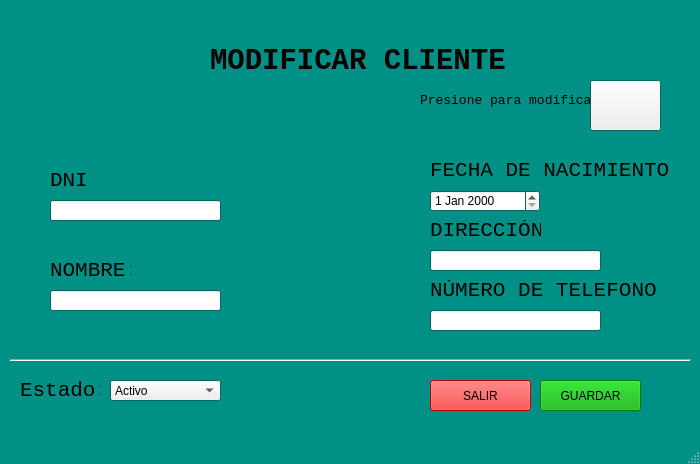
<?xml version="1.0" encoding="UTF-8"?>
<ui version="4.0">
 <class>vtnModCli</class>
 <widget class="QMainWindow" name="vtnModCli">
  <property name="geometry">
   <rect>
    <x>0</x>
    <y>0</y>
    <width>700</width>
    <height>464</height>
   </rect>
  </property>
  <property name="palette">
   <palette>
    <active>
     <colorrole role="Base">
      <brush brushstyle="SolidPattern">
       <color alpha="255">
        <red>255</red>
        <green>255</green>
        <blue>255</blue>
       </color>
      </brush>
     </colorrole>
     <colorrole role="Window">
      <brush brushstyle="SolidPattern">
       <color alpha="255">
        <red>0</red>
        <green>144</green>
        <blue>134</blue>
       </color>
      </brush>
     </colorrole>
    </active>
    <inactive>
     <colorrole role="Base">
      <brush brushstyle="SolidPattern">
       <color alpha="255">
        <red>255</red>
        <green>255</green>
        <blue>255</blue>
       </color>
      </brush>
     </colorrole>
     <colorrole role="Window">
      <brush brushstyle="SolidPattern">
       <color alpha="255">
        <red>0</red>
        <green>144</green>
        <blue>134</blue>
       </color>
      </brush>
     </colorrole>
    </inactive>
    <disabled>
     <colorrole role="Base">
      <brush brushstyle="SolidPattern">
       <color alpha="255">
        <red>0</red>
        <green>144</green>
        <blue>134</blue>
       </color>
      </brush>
     </colorrole>
     <colorrole role="Window">
      <brush brushstyle="SolidPattern">
       <color alpha="255">
        <red>0</red>
        <green>144</green>
        <blue>134</blue>
       </color>
      </brush>
     </colorrole>
    </disabled>
   </palette>
  </property>
  <property name="windowTitle">
   <string>Mod Cliente</string>
  </property>
  <widget class="QWidget" name="centralwidget">
   <widget class="Line" name="line">
    <property name="geometry">
     <rect>
      <x>10</x>
      <y>350</y>
      <width>681</width>
      <height>20</height>
     </rect>
    </property>
    <property name="orientation">
     <enum>Qt::Horizontal</enum>
    </property>
   </widget>
   <widget class="QLabel" name="lblTitulo">
    <property name="geometry">
     <rect>
      <x>210</x>
      <y>40</y>
      <width>331</width>
      <height>41</height>
     </rect>
    </property>
    <property name="font">
     <font>
      <family>Consolas</family>
      <pointsize>22</pointsize>
      <weight>75</weight>
      <bold>true</bold>
     </font>
    </property>
    <property name="text">
     <string>MODIFICAR CLIENTE</string>
    </property>
   </widget>
   <widget class="QLineEdit" name="leDni">
    <property name="geometry">
     <rect>
      <x>50</x>
      <y>200</y>
      <width>171</width>
      <height>21</height>
     </rect>
    </property>
   </widget>
   <widget class="QComboBox" name="cbEstado">
    <property name="geometry">
     <rect>
      <x>110</x>
      <y>380</y>
      <width>111</width>
      <height>21</height>
     </rect>
    </property>
    <item>
     <property name="text">
      <string>Activo</string>
     </property>
    </item>
    <item>
     <property name="text">
      <string>Inactivo</string>
     </property>
    </item>
   </widget>
   <widget class="QLabel" name="lblContrasea_2">
    <property name="geometry">
     <rect>
      <x>430</x>
      <y>220</y>
      <width>111</width>
      <height>21</height>
     </rect>
    </property>
    <property name="font">
     <font>
      <family>Consolas</family>
      <pointsize>16</pointsize>
     </font>
    </property>
    <property name="text">
     <string>DIRECCIÓN</string>
    </property>
   </widget>
   <widget class="QLabel" name="lblNombre_2">
    <property name="geometry">
     <rect>
      <x>430</x>
      <y>160</y>
      <width>241</width>
      <height>21</height>
     </rect>
    </property>
    <property name="font">
     <font>
      <family>Consolas</family>
      <pointsize>16</pointsize>
     </font>
    </property>
    <property name="text">
     <string>FECHA DE NACIMIENTO</string>
    </property>
   </widget>
   <widget class="QLabel" name="lblContrasea_3">
    <property name="geometry">
     <rect>
      <x>430</x>
      <y>280</y>
      <width>231</width>
      <height>21</height>
     </rect>
    </property>
    <property name="font">
     <font>
      <family>Consolas</family>
      <pointsize>16</pointsize>
     </font>
    </property>
    <property name="text">
     <string>NÚMERO DE TELEFONO</string>
    </property>
   </widget>
   <widget class="QLabel" name="lblNombre">
    <property name="geometry">
     <rect>
      <x>50</x>
      <y>170</y>
      <width>51</width>
      <height>21</height>
     </rect>
    </property>
    <property name="font">
     <font>
      <family>Consolas</family>
      <pointsize>16</pointsize>
     </font>
    </property>
    <property name="text">
     <string>DNI</string>
    </property>
   </widget>
   <widget class="QLabel" name="lblContrasea">
    <property name="geometry">
     <rect>
      <x>50</x>
      <y>260</y>
      <width>81</width>
      <height>21</height>
     </rect>
    </property>
    <property name="font">
     <font>
      <family>Consolas</family>
      <pointsize>16</pointsize>
     </font>
    </property>
    <property name="text">
     <string>NOMBRE:</string>
    </property>
   </widget>
   <widget class="QDateEdit" name="deFechaNacimiento">
    <property name="geometry">
     <rect>
      <x>430</x>
      <y>190</y>
      <width>110</width>
      <height>22</height>
     </rect>
    </property>
   </widget>
   <widget class="QLabel" name="lblEstado">
    <property name="geometry">
     <rect>
      <x>20</x>
      <y>380</y>
      <width>81</width>
      <height>21</height>
     </rect>
    </property>
    <property name="font">
     <font>
      <family>Consolas</family>
      <pointsize>16</pointsize>
     </font>
    </property>
    <property name="text">
     <string>Estado:</string>
    </property>
   </widget>
   <widget class="QPushButton" name="btnClose">
    <property name="geometry">
     <rect>
      <x>430</x>
      <y>380</y>
      <width>101</width>
      <height>31</height>
     </rect>
    </property>
    <property name="styleSheet">
     <string notr="true">background-color: rgb(255, 0, 0);</string>
    </property>
    <property name="text">
     <string>SALIR</string>
    </property>
   </widget>
   <widget class="QPushButton" name="btnGuardarCliente">
    <property name="geometry">
     <rect>
      <x>540</x>
      <y>380</y>
      <width>101</width>
      <height>31</height>
     </rect>
    </property>
    <property name="styleSheet">
     <string notr="true">background-color: rgb(0, 170, 0);</string>
    </property>
    <property name="text">
     <string>GUARDAR</string>
    </property>
   </widget>
   <widget class="QLineEdit" name="leDireccion">
    <property name="geometry">
     <rect>
      <x>430</x>
      <y>250</y>
      <width>171</width>
      <height>21</height>
     </rect>
    </property>
   </widget>
   <widget class="QLineEdit" name="leTelefono">
    <property name="geometry">
     <rect>
      <x>430</x>
      <y>310</y>
      <width>171</width>
      <height>21</height>
     </rect>
    </property>
   </widget>
   <widget class="QLabel" name="lblLogo">
    <property name="geometry">
     <rect>
      <x>50</x>
      <y>0</y>
      <width>161</width>
      <height>151</height>
     </rect>
    </property>
    <property name="font">
     <font>
      <family>Consolas</family>
      <pointsize>22</pointsize>
      <weight>75</weight>
      <bold>true</bold>
     </font>
    </property>
    <property name="styleSheet">
     <string notr="true"/>
    </property>
    <property name="text">
     <string/>
    </property>
    <property name="pixmap">
     <pixmap>logobanco.png</pixmap>
    </property>
   </widget>
   <widget class="QLineEdit" name="leNombre">
    <property name="geometry">
     <rect>
      <x>50</x>
      <y>290</y>
      <width>171</width>
      <height>21</height>
     </rect>
    </property>
   </widget>
   <widget class="QLabel" name="lblNombre_3">
    <property name="geometry">
     <rect>
      <x>420</x>
      <y>90</y>
      <width>171</width>
      <height>21</height>
     </rect>
    </property>
    <property name="font">
     <font>
      <family>Consolas</family>
      <pointsize>10</pointsize>
     </font>
    </property>
    <property name="text">
     <string>Presione para modificar:</string>
    </property>
   </widget>
   <widget class="QPushButton" name="btnModificar">
    <property name="geometry">
     <rect>
      <x>590</x>
      <y>80</y>
      <width>71</width>
      <height>51</height>
     </rect>
    </property>
    <property name="text">
     <string/>
    </property>
    <property name="icon">
     <iconset>
      <normaloff>modificar.png</normaloff>modificar.png</iconset>
    </property>
    <property name="iconSize">
     <size>
      <width>38</width>
      <height>38</height>
     </size>
    </property>
   </widget>
  </widget>
  <widget class="QMenuBar" name="menubar">
   <property name="geometry">
    <rect>
     <x>0</x>
     <y>0</y>
     <width>700</width>
     <height>21</height>
    </rect>
   </property>
  </widget>
  <widget class="QStatusBar" name="statusbar"/>
 </widget>
 <resources/>
 <connections/>
</ui>
